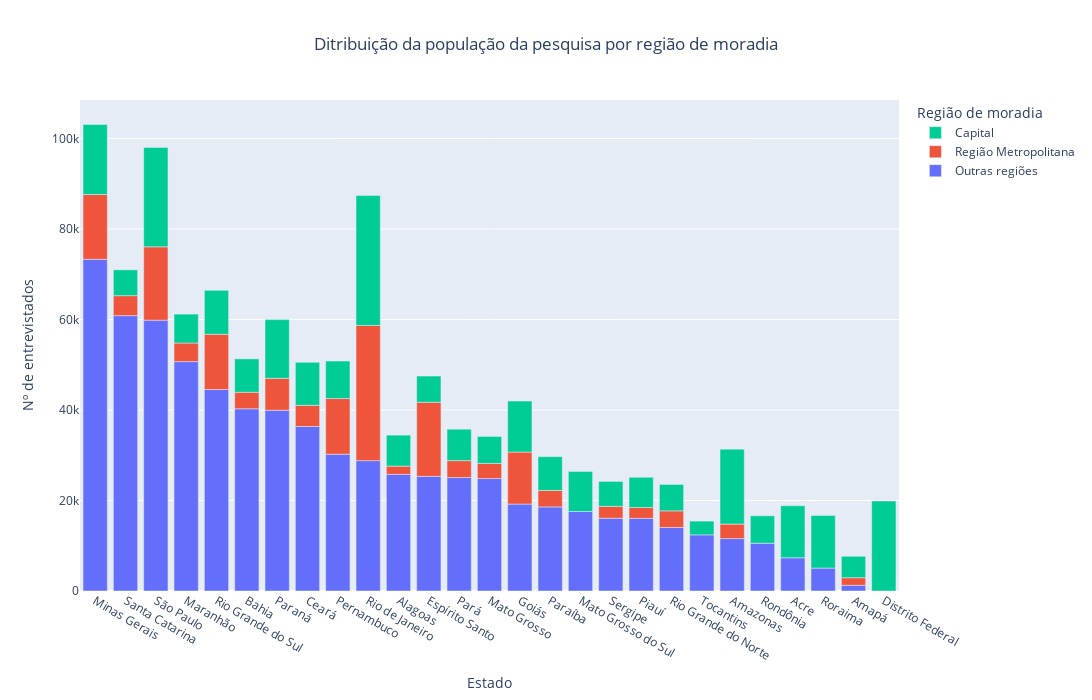

Notebook code cell kept with this figure:
### Code cell
fig_3 = px.bar(df_results.sort_values(by=['n_regiao_moradia'], ascending=False), x="uf", y="n_regiao_moradia", color="new_regiao_moradia", title="Ditribuição da população da pesquisa por região de moradia",
            labels=dict(uf="Estado", n_regiao_moradia="Nº de entrevistados", new_regiao_moradia="Região de moradia"))

fig_3.update_layout(title_x=0.5, width=1200, height=700, legend_traceorder='reversed')

#plotly.offline.plot(fig_3, filename = 'br_distribuicao_populacao.html', auto_play=False, auto_open=False)

fig_3.show()

### Figure 1 — Plotly figure (JSON) as saved in the notebook; plotly's stock layout.template omitted (floating-point values rounded to 4 significant figures)
{"data": [{"alignmentgroup": "True", "hovertemplate": "Região de moradia=Outras regiões<br>Estado=%{x}<br>Nº de entrevistados=%{y}<extra></extra>", "legendgroup": "Outras regiões", "marker": {"color": "#636efa", "pattern": {"shape": ""}}, "name": "Outras regiões", "offsetgroup": "Outras regiões", "orientation": "v", "showlegend": true, "textposition": "auto", "type": "bar", "x": ["Minas Gerais", "Santa Catarina", "São Paulo", "Maranhão", "Rio Grande do Sul", "Bahia", "Paraná", "Ceará", "Pernambuco", "Rio de Janeiro", "Alagoas", "Espírito Santo", "Pará", "Mato Grosso", "Goiás", "Paraíba", "Mato Grosso do Sul", "Sergipe", "Piauí", "Rio Grande do Norte", "Tocantins", "Amazonas", "Rondônia", "Acre", "Roraima", "Amapá"], "xaxis": "x", "y": [73311, 60861, 59861, 50702, 44522, 40278, 39953, 36364, 30240, 28815, 25787, 25339, 25077, 24851, 19213, 18589, 17580, 16087, 16064, 14041, 12409, 11588, 10560, 7336, 5069, 1263], "yaxis": "y"}, {"alignmentgroup": "True", "hovertemplate": "Região de moradia=Região Metropolitana<br>Estado=%{x}<br>Nº de entrevistados=%{y}<extra></extra>", "legendgroup": "Região Metropolitana", "marker": {"color": "#EF553B", "pattern": {"shape": ""}}, "name": "Região Metropolitana", "offsetgroup": "Região Metropolitana", "orientation": "v", "showlegend": true, "textposition": "auto", "type": "bar", "x": ["Rio de Janeiro", "Espírito Santo", "São Paulo", "Minas Gerais", "Pernambuco", "Rio Grande do Sul", "Goiás", "Paraná", "Ceará", "Santa Catarina", "Maranhão", "Pará", "Rio Grande do Norte", "Bahia", "Paraíba", "Mato Grosso", "Amazonas", "Sergipe", "Piauí", "Alagoas", "Amapá"], "xaxis": "x", "y": [29880, 16375, 16214, 14321, 12302, 12217, 11499, 7063, 4678, 4413, 4107, 3743, 3675, 3645, 3640, 3343, 3200, 2626, 2384, 1814, 1672], "yaxis": "y"}, {"alignmentgroup": "True", "hovertemplate": "Região de moradia=Capital<br>Estado=%{x}<br>Nº de entrevistados=%{y}<extra></extra>", "legendgroup": "Capital", "marker": {"color": "#00cc96", "pattern": {"shape": ""}}, "name": "Capital", "offsetgroup": "Capital", "orientation": "v", "showlegend": true, "textposition": "auto", "type": "bar", "x": ["Rio de Janeiro", "São Paulo", "Distrito Federal", "Amazonas", "Minas Gerais", "Paraná", "Roraima", "Acre", "Goiás", "Rio Grande do Sul", "Ceará", "Mato Grosso do Sul", "Pernambuco", "Paraíba", "Bahia", "Pará", "Alagoas", "Piauí", "Maranhão", "Rondônia", "Mato Grosso", "Rio Grande do Norte", "Espírito Santo", "Santa Catarina", "Sergipe", "Amapá", "Tocantins"], "xaxis": "x", "y": [28710, 21946, 19906, 16567, 15464, 12968, 11605, 11498, 11265, 9707, 9494, 8854, 8269, 7458, 7387, 6944, 6849, 6689, 6391, 6062, 5962, 5836, 5797, 5716, 5503, 4742, 3037], "yaxis": "y"}], "layout": {"barmode": "relative", "height": 700, "legend": {"title": {"text": "Região de moradia"}, "tracegroupgap": 0, "traceorder": "reversed"}, "title": {"text": "Ditribuição da população da pesquisa por região de moradia", "x": 0.5}, "width": 1200, "xaxis": {"anchor": "y", "domain": [0, 1], "title": {"text": "Estado"}}, "yaxis": {"anchor": "x", "domain": [0, 1], "title": {"text": "Nº de entrevistados"}}}}
